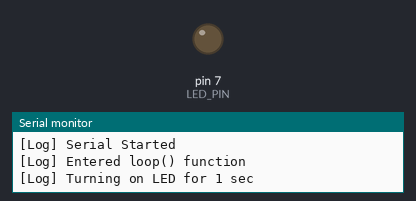
Bench run of a sketch on a simulated Arduino Uno, built with avr-gcc and run on an emulated ATmega328P. Shown: output pins drawn as LEDs (lit = HIGH), the last lines printed to the serial monitor. Dashed ring = blinking. At 2.0 s the program stops and its outputs stay as they are.

Above: at 0.5 s.
At 1.85 s:
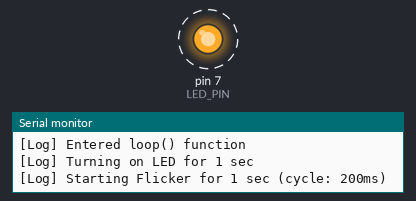
Timing chart, 0 to 3.0 s (numbered marks = the images above):
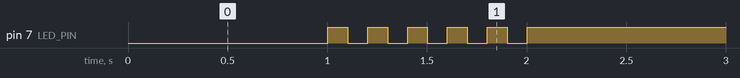

The sketch:

led_control_task.ino
```cpp
#define LED_PIN 7

void setup() {
  // put your setup code here, to run once:
  pinMode(LED_PIN, OUTPUT);
  Serial.begin(115200);
  while(!Serial) {
    ;
  }
  Serial.println("[Log] Serial Started");
}

void loop() {
  // put your main code here, to run repeatedly:
  Serial.println("[Log] Entered loop() function");
  Serial.println("[Log] Turning on LED for 1 sec");
  digitalWrite(LED_PIN, 0);
  delay(1000);
  Serial.println("[Log] Starting Flicker for 1 sec (cycle: 200ms)");
  int i;
  for (i=0; i<5; i++) {
    digitalWrite(LED_PIN, 1);
    delay(100);
    digitalWrite(LED_PIN, 0);
    delay(100);
  }
  Serial.println("[Log] Done. Entering infinite loop");
  digitalWrite(LED_PIN, 1);
  while(1) {}
}
```

Measured:
- by itself, pin 7 (LED_PIN): alternates HIGH for 0.10 s and LOW for 0.10 s, 11 changes in all, then stays HIGH
